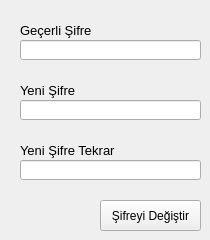
     <widget class="QWidget" name="tab_acc_pwchange">
      <attribute name="title">
       <string>Şifre Değiştir</string>
      </attribute>
      <widget class="QLabel" name="label_5">
       <property name="geometry">
        <rect>
         <x>20</x>
         <y>20</y>
         <width>91</width>
         <height>20</height>
        </rect>
       </property>
       <property name="font">
        <font>
         <pointsize>10</pointsize>
        </font>
       </property>
       <property name="text">
        <string>Geçerli Şifre</string>
       </property>
      </widget>
      <widget class="QLineEdit" name="lineEdit_acc_currentpw">
       <property name="geometry">
        <rect>
         <x>20</x>
         <y>40</y>
         <width>181</width>
         <height>20</height>
        </rect>
       </property>
       <property name="font">
        <font>
         <pointsize>10</pointsize>
        </font>
       </property>
       <property name="echoMode">
        <enum>QLineEdit::Password</enum>
       </property>
      </widget>
      <widget class="QLineEdit" name="lineEdit_acc_newpw">
       <property name="geometry">
        <rect>
         <x>20</x>
         <y>100</y>
         <width>181</width>
         <height>20</height>
        </rect>
       </property>
       <property name="font">
        <font>
         <pointsize>10</pointsize>
        </font>
       </property>
       <property name="echoMode">
        <enum>QLineEdit::Password</enum>
       </property>
      </widget>
      <widget class="QLabel" name="label_6">
       <property name="geometry">
        <rect>
         <x>20</x>
         <y>80</y>
         <width>91</width>
         <height>20</height>
        </rect>
       </property>
       <property name="font">
        <font>
         <pointsize>10</pointsize>
        </font>
       </property>
       <property name="text">
        <string>Yeni Şifre</string>
       </property>
      </widget>
      <widget class="QLineEdit" name="lineEdit_acc_newpwrepeat">
       <property name="geometry">
        <rect>
         <x>20</x>
         <y>160</y>
         <width>181</width>
         <height>20</height>
        </rect>
       </property>
       <property name="font">
        <font>
         <pointsize>10</pointsize>
        </font>
       </property>
       <property name="echoMode">
        <enum>QLineEdit::Password</enum>
       </property>
      </widget>
      <widget class="QLabel" name="label_7">
       <property name="geometry">
        <rect>
         <x>20</x>
         <y>140</y>
         <width>101</width>
         <height>20</height>
        </rect>
       </property>
       <property name="font">
        <font>
         <pointsize>10</pointsize>
        </font>
       </property>
       <property name="text">
        <string>Yeni Şifre Tekrar</string>
       </property>
      </widget>
      <widget class="QPushButton" name="pushButton_changepassword">
       <property name="geometry">
        <rect>
         <x>100</x>
         <y>200</y>
         <width>101</width>
         <height>31</height>
        </rect>
       </property>
       <property name="text">
        <string>Şifreyi Değiştir</string>
       </property>
      </widget>
     </widget>
